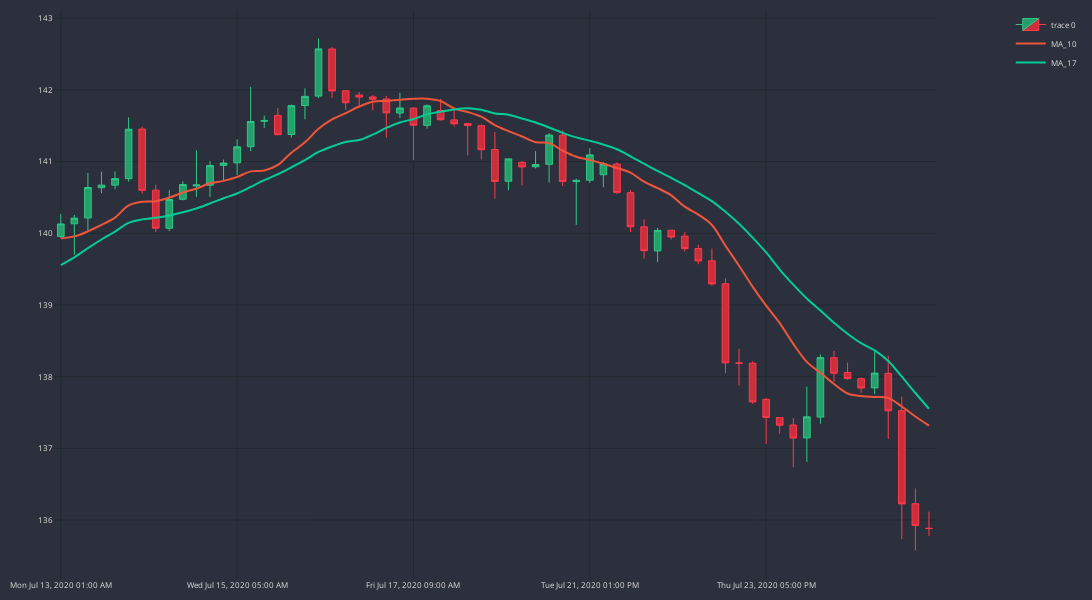

Notebook source saved alongside this figure:
### Code cell
cp1 = CandlePlot(df_an.iloc[30:95])
cp1.show_plot(line_traces=[MA_S, MA_L])
